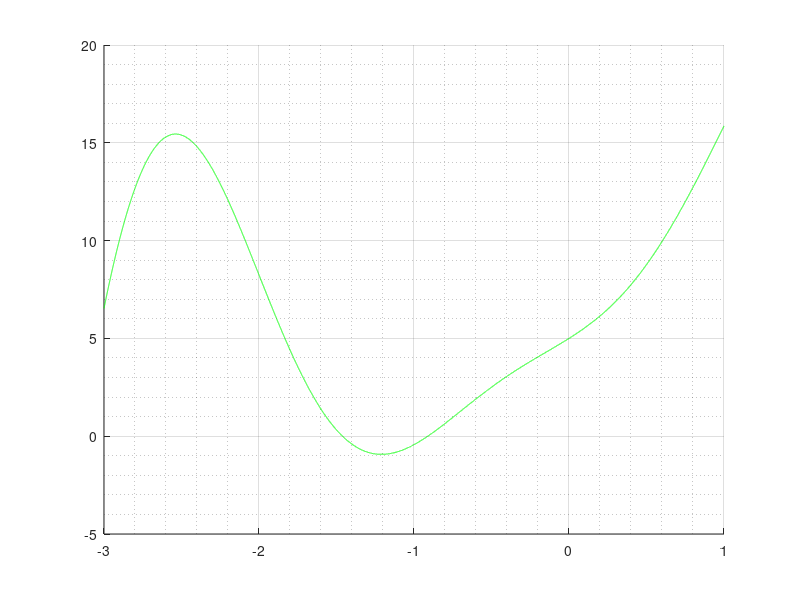

The MATLAB source for this figure:
function biseccion
  display("Metodo de la biseccion")
  display("La forma es: A*sen(x)*cos(x)*x^2+B*e^x")
  A=input("Ingrese A: ");
  B=input("Ingrese B: ");
  %Rango donde se va a graficar
  x=-3:0.0001:1;
  %Una grafica se sobreponga sobre la otra
  hold on;
  %Graficar mi funcion
  plot(x,A.*sin(x).*cos(x).*x.^2+B*e.^x,'g')
  %Mostrar cuadricula
  grid on;
  %Mostrar cuadricula mas chiquita
  grid minor;

  %Ingreso de los puntos
  xkm1=input("Ingrese x0: ");
  xk=input("Ingrese x1: ");
  %Los dos puntos ingresados deben ser diferentes
  if xkm1==xk
    display("x1 y x2 no pueden ser iguales, saliendo del programa...")
    return
  endif

  op = input("Seleccione:\n 1. Error Relativo \n 2. Error absoluto \n");

  switch (op)
  case 1
    %Ingreso el error para comparar
  errU=input("Ingrese el error para comparar y detener: ");
     %Condicional para el while, tiene un valor de 1 para que entre en
      %el while
      b=1;
      %Contar las iteraciones
      i=1;

      pmed=(xk+xkm1)/2;
      %Evaluar en mi x sub 0 (x sub k menos 1)
      fxkm1=A*sin(xkm1)*cos(xkm1)*xkm1^2+B*e^xkm1;
      %Evaluar en mi punto medio
      fpmed=A*sin(pmed)*cos(pmed)*pmed^2+B*e^pmed;
      if(fpmed==0)
        display(["La raiz es", num2str(pmed)])
        return
      end

      % Actualizar los límites del intervalo
      if(fpmed*fxkm1) > 0
        xkm1 = pmed;
      else
        xk = pmed;
      end

      display("\n")
      display(["iteracion: ",num2str(i)])
      display(["raiz: ",num2str(pmed)])

      while (b)
        raizAnt=pmed;
        %Aumentar la iteracion
        i=i+1;
        %Aplico la formula de punto medio

        pmed=(xk+xkm1)/2;
        %Evaluar en mi x sub 0 (x sub k menos 1)
        fxkm1=A*sin(xkm1)*cos(xkm1)*xkm1^2+B*e^xkm1;
        %Evaluar en mi punto medio
        fpmed=A*sin(pmed)*cos(pmed)*pmed^2+B*e^pmed;

        if(fpmed==0)
          display(["La raiz es", num2str(pmed)])
          b=0;
        end

        % Actualizar los límites del intervalo
        if(fpmed*fxkm1) > 0
          xkm1 = pmed;
        else
          xk = pmed;
        end

        %Calculo el error
        err=abs((pmed-raizAnt)/pmed);
        %Si el error encontrado es menor al ingresado por
        %el usuario, entonces me detengo y hago que b valga
        % 0 para que no vuelva a entrar al while
        if err < errU
          b=0;
        endif

        display("\n")
        display(["iteracion: ",num2str(i)])
        display(["raiz: ",num2str(pmed)])
        display(["error: ",num2str(err)])

      endwhile

      %Graficar el punto (la raiz encontrada)
      plot(pmed,A.*sin(pmed).*cos(pmed).*pmed.^2+B*e.^pmed,'or')

      case 2
      %Ingreso el error para comparar
  errU=input("Ingrese el error para comparar y detener: ");
     %Condicional para el while, tiene un valor de 1 para que entre en
      %el while
      b=1;
      %Contar las iteraciones
      i=1;

      pmed=(xk+xkm1)/2;
      %Evaluar en mi x sub 0 (x sub k menos 1)
      fxkm1=A*sin(xkm1)*cos(xkm1)*xkm1^2+B*e^xkm1;
      %Evaluar en mi punto medio
      fpmed=A*sin(pmed)*cos(pmed)*pmed^2+B*e^pmed;
      if(fpmed==0)
        display(["La raiz es", num2str(pmed)])
        return
      end

      % Actualizar los límites del intervalo
      if(fpmed*fxkm1) > 0
        xkm1 = pmed;
      else
        xk = pmed;
      end

      display("\n")
      display(["iteracion: ",num2str(i)])
      display(["raiz: ",num2str(pmed)])

      while (b)
        raizAnt=pmed;
        %Aumentar la iteracion
        i=i+1;
        %Aplico la formula de punto medio

        pmed=(xk+xkm1)/2;
        %Evaluar en mi x sub 0 (x sub k menos 1)
        fxkm1=A*sin(xkm1)*cos(xkm1)*xkm1^2+B*e^xkm1;
        %Evaluar en mi punto medio
        fpmed=A*sin(pmed)*cos(pmed)*pmed^2+B*e^pmed;

        if(fpmed==0)
          display(["La raiz es", num2str(pmed)])
          b=0;
        end

        % Actualizar los límites del intervalo
        if(fpmed*fxkm1) > 0
          xkm1 = pmed;
        else
          xk = pmed;
        end

        %Calculo el error
        err=abs(pmed-raizAnt);
        %Si el error encontrado es menor al ingresado por
        %el usuario, entonces me detengo y hago que b valga
        % 0 para que no vuelva a entrar al while
        if err < errU
          b=0;
        endif

        display("\n")
        display(["iteracion: ",num2str(i)])
        display(["raiz: ",num2str(pmed)])
        display(["error: ",num2str(err)])

      endwhile

      %Graficar el punto (la raiz encontrada)
      plot(pmed,A.*sin(pmed).*cos(pmed).*pmed.^2+B*e.^pmed,'or')
    otherwise
      display("No selecciono una opcion valida");
    endswitch
 endfunction
